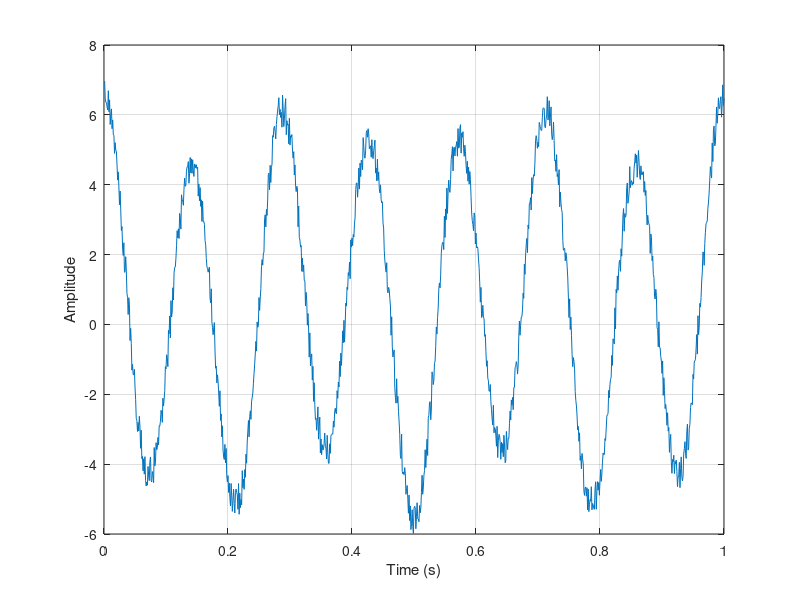
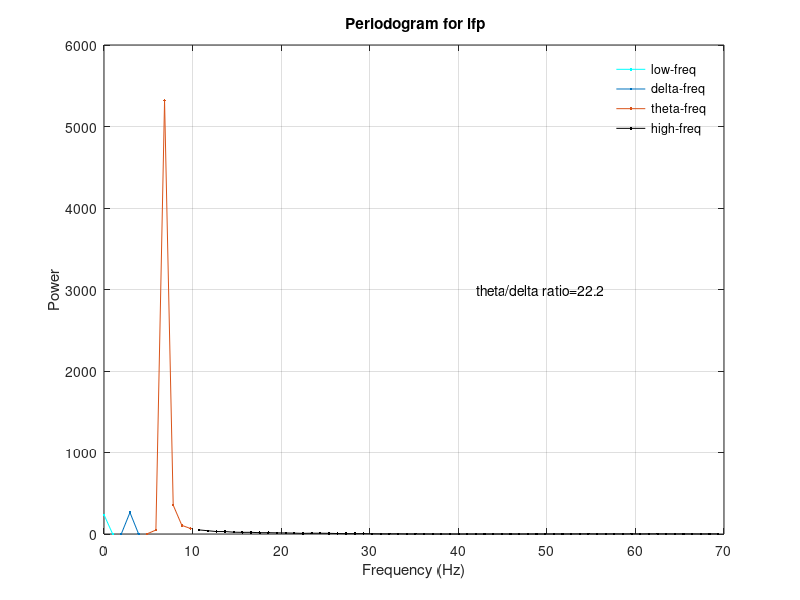

MATLAB code for these plots, in order:
function [theta_delta_ratio] = computeThetaDeltaPowerRatio(lfp,fs)

% Compute theta-delta power ratio of LFP

% INPUTS
% lfp -- lfp segment
% fs -- lfp sample rate

if nargin == 0
    fs = 1000;  % sample rate
    fc=3;  % delta frequency 0.0211
    fc=7;  % theta frequency 1703
    t=(1:1000)/1000;  % 1ms samples
    noise = rand(1, length(t));
    lfp=cos(2*pi*fc*t);
    lfp=1*cos(2*pi*3*t)+5*cos(2*pi*7*t)+noise;  % at least 7 cycles, ~ 1 s.
end

n=2^nextpow2(length(lfp));  % next larger power of 2
Y=fft(lfp,n);
f = (0:n-1)*(fs/n);
power = Y.*conj(Y)/n;

% determine power ratio
delta_first_incr = find(f > 1.5,1);
delta_last_incr = find(f > 4,1)-1;
theta_first_incr = find(f > 4,1);
theta_last_incr = find(f > 10,1)-1;
delta_power = sum(power(delta_first_incr:delta_last_incr));
theta_power = sum(power(theta_first_incr:theta_last_incr));
theta_delta_ratio = theta_power / delta_power;
%power
%stop
if nargin == 0
    % plot lfp wrt time
    figure(1);clf
    plot(t,lfp)
    xlabel('Time (s)')
    ylabel('Amplitude')
    grid
    
    % Plot lft segment power spectrum, colors delineate frequency bands
    figure(2);clf
    plot(f(1:delta_first_incr-1),power(1:delta_first_incr-1), '.-c')
    hold on
    plot(f(delta_first_incr:delta_last_incr),power(delta_first_incr:delta_last_incr),'.-')
    plot(f(theta_first_incr:theta_last_incr),power(theta_first_incr:theta_last_incr),'.-')
    %plot(f(theta_last_incr+1:500),power(theta_last_incr+1:500),'k')
    fcTimes10 = find(f > 10*fc,1)-1;  % plot spectrum to 10 times highest freq
    plot(f(theta_last_incr+1:fcTimes10),power(theta_last_incr+1:fcTimes10),'.-k')
    hold off
    grid
    xlabel('Frequency (Hz)')
    ylabel('Power')
    legend('low-freq','delta-freq','theta-freq','high-freq')
    legend boxoff
    text(0.6,0.5,['theta/delta ratio=' num2str(theta_delta_ratio,'%3.1f')],'Units','Normalized','Interpreter','None')
    title('\bf Periodogram for lfp')
end


